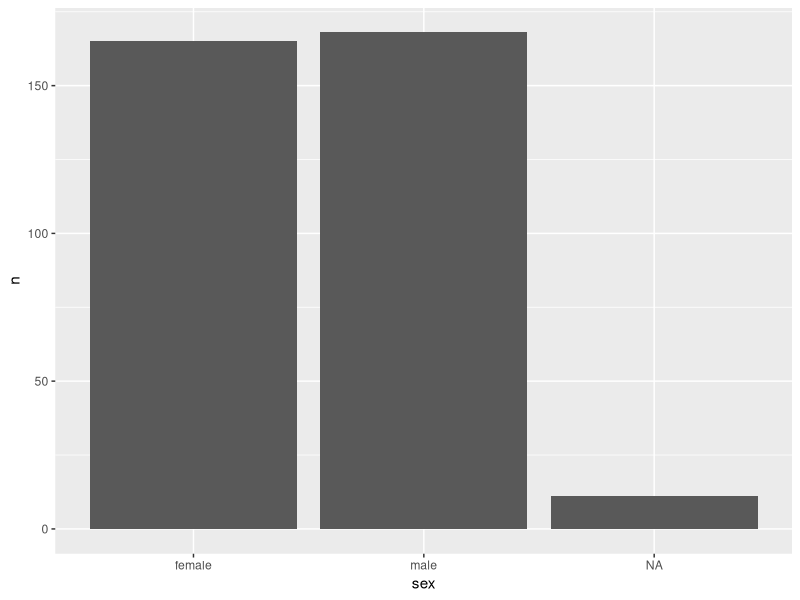

R code for this plot:
## ---- chunk 1
knitr::opts_chunk$set(echo = TRUE)
## ---- chunk 2
# use ctl + Enter simultaneous to execute a line
# Use # to comment out a code

# install.packages("tidyverse")
library(tidyverse)

# install.packages("palmerpenguins")
library(palmerpenguins)
penguins

dim(penguins)

# install.packages("skimr")
skimr::skim(penguins)

# Sex distribution
penguins %>%
  count(sex) %>%
  ggplot(aes(sex, n)) +
  geom_col()

# Number of male
sum(penguins$sex == "male", na.rm = TRUE)

# Total observation
nrow(penguins)

# Percent of Males
m_per <- round((sum(penguins$sex == "male", na.rm = TRUE) / nrow(penguins)) * 100, digits = 1)

# Percent of Females
f_per <- round((sum(penguins$sex == "female", na.rm = TRUE) / nrow(penguins)) * 100, digits = 1)
